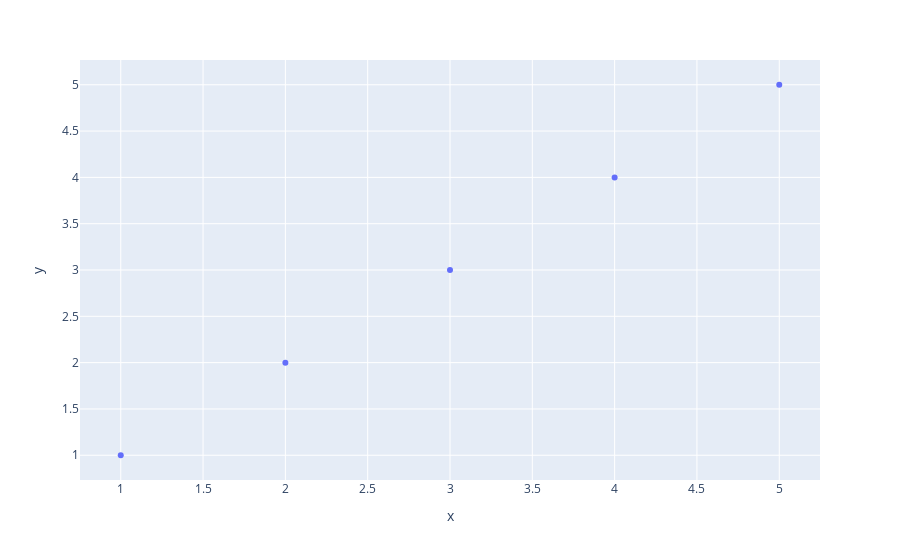

Notebook code cell kept with this figure:
### Code cell
pl.scatter(x=[1,2,3,4,5],y=[1,2,3,4,5])

### Figure 1 — Plotly figure (JSON) as saved in the notebook; plotly's stock layout.template omitted (floating-point values rounded to 4 significant figures)
{"data": [{"hovertemplate": "x=%{x}<br>y=%{y}<extra></extra>", "legendgroup": "", "marker": {"color": "#636efa", "symbol": "circle"}, "mode": "markers", "name": "", "orientation": "v", "showlegend": false, "type": "scatter", "x": [1, 2, 3, 4, 5], "xaxis": "x", "y": [1, 2, 3, 4, 5], "yaxis": "y"}], "layout": {"legend": {"tracegroupgap": 0}, "margin": {"t": 60}, "xaxis": {"anchor": "y", "domain": [0, 1], "title": {"text": "x"}}, "yaxis": {"anchor": "x", "domain": [0, 1], "title": {"text": "y"}}}}
